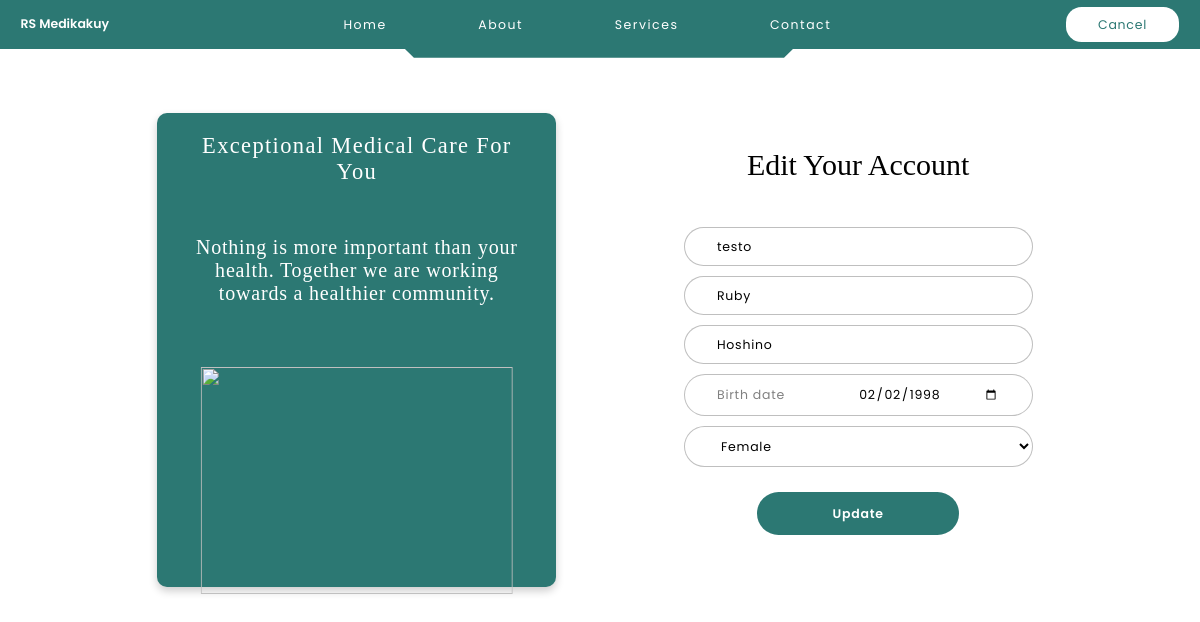
/patient_edit/20/, run on the app's committed database.
### myFirstApp/models.py (models this page shows, shortened)
class Patient(models.Model):
    username = models.CharField(max_length=200)
    password = models.CharField(max_length=200)
    first_name = models.CharField(max_length=200, default='a')
    last_name = models.CharField(max_length=200, default='a')
    gender = models.CharField(max_length=1, default='m')
    birth_date = models.DateField(default=date(2003, 10, 2))

### myFirstApp/views.py (the view)
# urls.py: path('patient_edit/<int:id>/', views.patient_edit, name='patient_edit'),
def patient_edit(request, id):
    akun = Patient.objects.get(id=id)
    akun.birth_date = akun.birth_date.strftime('%Y-%m-%d')
    context = {
        'akun': akun,
    }
    return render(request, 'patient_edit.html', context)

### templates/patient_edit.html (shortened to what this page needs)
{% extends 'base.html' %}
{% block content %}
{% load static %}
<header>
  <div class="logo">RS Medikakuy</div>
  <ul class="nav">
    <li><a href="/#home">Home</a></li>
    <li><a href="/#about">About</a></li>
    <li><a href="/#services">Services</a></li>
    <li><a href="/#contact">Contact</a></li>
  </ul>
  <div class="register"><a href="/main_patient/{{ akun.id }}">Cancel</a> </div>
  <svg xmlns="http://www.w3.org/2000/svg" height="75" viewBox="0 0 1440 75" fill="none" class="rule">
    <path d="M0 25H481.336L506.88 50H930.616L956.16 25H1440" stroke="#2C7873" stroke-width="50"/>
  </svg>
</header>
<main>
  <div class="main-left">
    <p class="p1">Exceptional Medical Care For You</p>
    <p class="p2">Nothing is more important than your health. Together we are working towards a healthier community.</p>
    <div class="main-img">
      <img src="{% static 'images/bg-login.gif' %}" alt="">
    </div>
  </div>
  <div class="main-right form fixcenter">
    <p>Edit Your Account</p>
    <form action="/edit_account/" method="post">
      <input type="text" name="username" placeholder="Username" class="input" value="{{ akun.username }}" required>
      <input type="text" name="first_name" placeholder="First name" class="input" value="{{ akun.first_name }}" required>
      <input type="text" name="last_name" placeholder="Last name" class="input" value="{{ akun.last_name }}" required>
      <div for="birth-date" id="birth-date" class="input">
        <label for="birth">Birth date</label>
        <input type="date" name="birth_date" placeholder="Birth date" id="birth" value="{{ akun.birth_date }}" required>
      </div>
      <select name="gender" class="input select-opt">
        {% if akun.gender == 'f' %}
        <option value="f" selected>Female</option>
        {% else %}
        <option value="f">Female</option>
        {% endif %}
      </select>
      <input type="submit" value="Update" class="submit">
    </form>
  </div>
</main>
{% endblock content %}

### static/css/style.css (style rules this page uses)
* { margin: 0; padding: 0; box-sizing: border-box; list-style: none; text-decoration: none; }
html { scroll-behavior: smooth; }
header { width: 100%; height: 4.875rem; padding: 0.56rem 2.06rem; background-color: #2C7873; display: flex; justify-content: space-between; align-items: center; position: relative; }
.rule { width: 100%; position: absolute; left: 0; bottom: -1.5625rem;; z-index: -1; }
.logo { color: #FFF; font-family: Poppins; font-size: 1.25rem; font-style: normal; font-weight: 600; line-height: normal; }
.nav { display: flex; justify-content: space-around; align-items: center; width: 50%; }
.nav a { color: #FFF; font-family: Poppins; font-size: 1.25rem; font-style: normal; font-weight: 400; line-height: 1.71488rem; letter-spacing: 0.15rem; }
.register a { background-color: #FFF; color: #2C7873; font-family: Poppins; font-size: 1.25rem; font-style: normal; font-weight: 400; line-height: 1.71488rem; letter-spacing: 0.075rem; display: flex; justify-content: center; align-items: center; width: 11.375rem; height: 3.5rem; flex-shrink: 0; border-radius: 1.5625rem; }
main { margin: 6.4185rem 9.87rem; display: flex; justify-content: space-between; align-items: center; height: 47.4375rem; }
.main-left { width: 39.875rem; height: 100%; flex-shrink: 0; background-color: #2C7873; border-radius: 1rem; padding: 2rem 2.38rem; position: relative; box-shadow: 0 4px 8px 0 rgba(0,0,0,0.2); }
.main-left .p1 { color: #FFF; text-align: center; font-family: 'Port Lligat Slab'; font-size: 2.25rem; font-style: normal; font-weight: 400; line-height: 2.603rem; letter-spacing: 0.135rem; margin-bottom: 5.12rem; }
.main-left .p2 { color: #FFF; text-align: center; font-family: 'Port Lligat Slab'; font-size: 2rem; font-style: normal; font-weight: 400; line-height: 2.31375rem; letter-spacing: 0.08rem; }
.main-img { width: 31.25rem; height: 22.7225rem; overflow: hidden; position: absolute; bottom: 0; left: 50%; transform: translate(-50%, 0.7rem); }
.main-img img { width: 100%; height: 100%; object-fit: cover; }
.main-right { height: 100%; display: flex; flex-direction: column; align-items: center; justify-content: space-between; }
.fixcenter, .form.fixcenter { justify-content: flex-start; }
.fixcenter p { margin: 3.5rem 0; }
.main-right p { color: #000; text-align: center; font-family: 'Port Lligat Slab'; font-size: 3rem; font-style: normal; font-weight: 400; line-height: normal; }
.main-right .input { color: #000; font-family: Poppins; font-size: 1.25rem; font-style: normal; font-weight: 400; line-height: 1.71488rem; letter-spacing: 0.075rem; display: flex; width: 29.625rem; padding: 1.31006rem 2.73463rem; align-items: center; flex-shrink: 0; border-radius: 2.1875rem; border: 1px solid rgba(128, 128, 128, 0.5); background: #FFF; outline: none; margin-bottom: 2.5rem; transition: border 0.15s; }
.main-right .input::placeholder { color: rgba(128, 128, 128);; font-family: Poppins; font-size: 1.25rem; font-style: normal; font-weight: 400; line-height: 1.71488rem; letter-spacing: 0.075rem; }
.main-right .submit { color: #FFF; font-family: Poppins; font-size: 1.25rem; font-style: normal; font-weight: 600; line-height: 1.71488rem; letter-spacing: 0.075rem; width: 20.25rem; height: 4.375rem; flex-shrink: 0; border-radius: 2.1875rem; background: #2C7873; display: block; margin: auto; margin-top: 3.31rem; outline: none; border: none; }
.form { display: flex; justify-content: space-between; }
.form .input { width: 34.875rem; padding: 1rem 3.21925rem; margin: 1rem; }
.form input[type="submit"] { margin-top: 2.5rem; }
.select-opt option { font-family: Calibri; font-size: 1.5rem; font-style: normal; font-weight: 400; line-height: normal; background-color: #FFF; }
#birth-date { display: flex; justify-content: space-between; align-items: center; }
#birth-date label { color: rgba(128, 128, 128);; font-family: Poppins; font-size: 1.25rem; font-style: normal; font-weight: 400; line-height: 1.71488rem; letter-spacing: 0.075rem; }
#birth-date input { width: 50%; border: none; outline: none; color: #000; font-family: Poppins; font-size: 1.25rem; font-style: normal; font-weight: 400; line-height: 1.71488rem; letter-spacing: 0.075rem; }
@media only screen and (min-width: 992px) { html { font-size: 10px; } }
@media only screen and (min-width: 992px) { main { display: flex; justify-content: space-around; } }

### data on the page
Patient: username "testo", first_name "Ruby", last_name "Hoshino", birth_date "02/02/1998", gender "Female"
